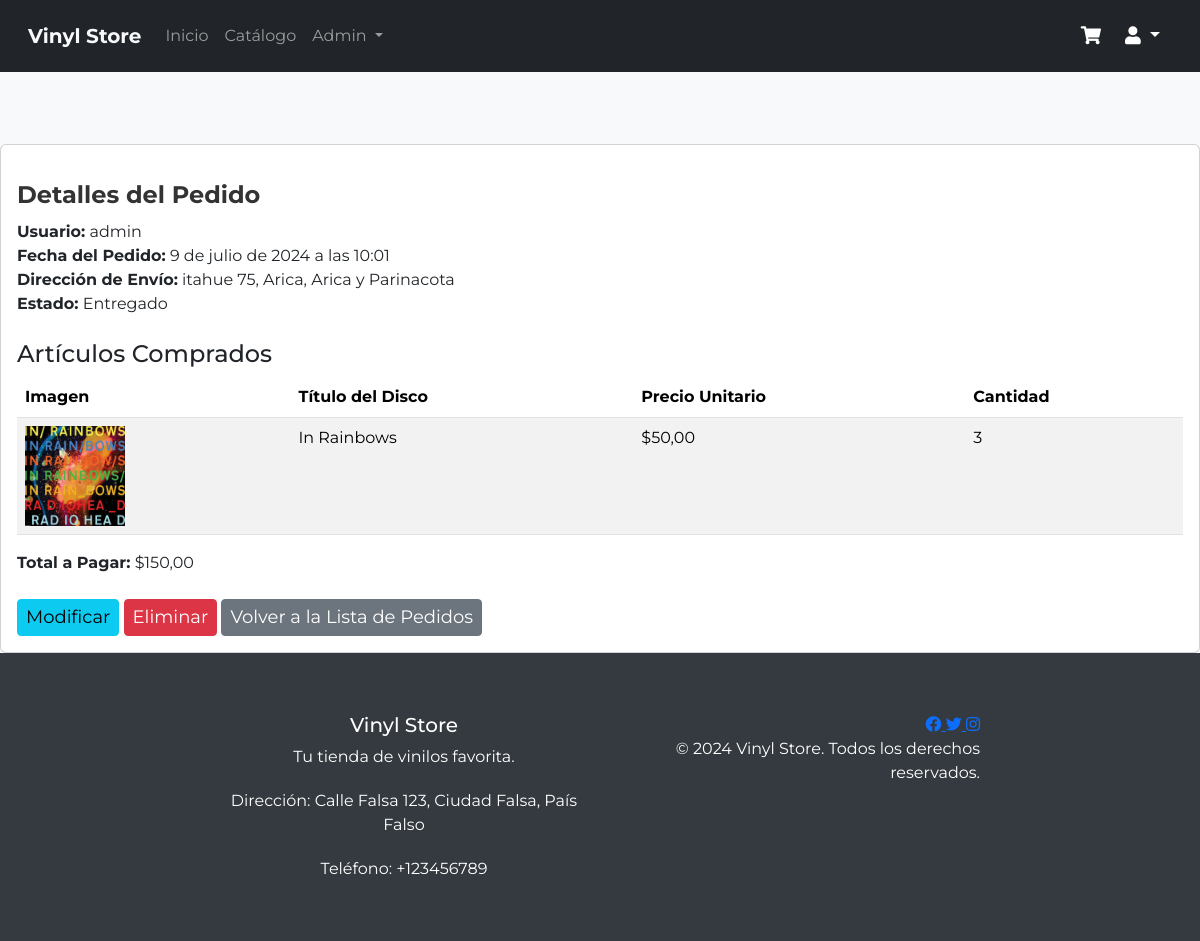
/detalles_pedido145/ (signed in), run on the app's committed database.
### aplicacion/models.py (models this page shows, shortened)
class Pedido(models.Model):
    ESTADO_CHOICES = (
        ('Pendiente', 'Pendiente'),
        ('En_camino', 'En camino'),
        ('Entregado', 'Entregado'),
        ('Cancelado', 'Cancelado'),
    )
    user = models.ForeignKey(settings.AUTH_USER_MODEL, on_delete=models.SET_NULL, null=True)
    nombre_usuario = models.CharField(max_length=150)  # Campo para almacenar el nombre de usuario
    fecha_pedido = models.DateTimeField(auto_now_add=True)
    estado = models.CharField(max_length=20, choices=ESTADO_CHOICES, default='pendiente')

class CustomUser(AbstractUser):
    fecha_nacimiento = models.DateField(blank=True, null=True)
    imagen = models.ImageField(upload_to='profile_images/', blank=True, null=True)
    def __str__(self):
        return self.username

class DireccionEnvio(models.Model):
    pedido = models.OneToOneField('Pedido', on_delete=models.CASCADE, related_name='direccion_envio')
    calle = models.CharField(max_length=255)
    region = models.CharField(max_length=100, choices=REGIONES_CHILE)
    ciudad = models.CharField(max_length=100, choices=CIUDADES_CHILE)
    codigo_postal = models.CharField(max_length=10)

class PedidoDetalle(models.Model):
    pedido = models.ForeignKey(Pedido, on_delete=models.CASCADE, related_name='detalles')
    disco = models.ForeignKey(Disco, on_delete=models.CASCADE)
    cantidad = models.PositiveIntegerField(default=1)
    tarjeta_numero = models.CharField(max_length=16)
    tarjeta_caducidad = models.CharField(max_length=5)
    tarjeta_cvv = models.CharField(max_length=4)

class Disco(models.Model):
    titulo = models.CharField(max_length=200)
    artista = models.ForeignKey(Artista, on_delete=models.CASCADE)
    genero = models.ForeignKey(Genero, on_delete=models.CASCADE)
    año_publicacion = models.IntegerField()
    precio = models.DecimalField(max_digits=8, decimal_places=2)
    imagen = models.ImageField(upload_to="discos", null=True)
    stock = models.PositiveIntegerField(default=0)

### aplicacion/views.py (the view)
# urls.py: path('detalles_pedido<int:pedido_id>/', detalles_pedido, name='detalles_pedido'),
@permission_required('aplicacion.add_disco')
def detalles_pedido(request, pedido_id):
    pedido = get_object_or_404(Pedido, id=pedido_id)
    total_pedido = sum(detalle.disco.precio * detalle.cantidad for detalle in pedido.detalles.all())
    datos = {
        'pedido': pedido,
        'total_pedido': total_pedido,  # Incluimos el total del pedido en los datos
    }
    return render(request, 'aplicacion/administrador/detalles_pedido.html', datos)

### aplicacion/templates/aplicacion/administrador/detalles_pedido.html
{% extends "aplicacion/base.html" %}
{% load static %}
{% block content %}
<br><br><br>
<div class="card">
    <div class="card-body">
        <h2>Detalles del Pedido</h2>
        <div class="mb-4">
            <strong>Usuario:</strong> {{ pedido.user }}<br>
            <strong>Fecha del Pedido:</strong> {{ pedido.fecha_pedido }}<br>
            <strong>Dirección de Envío:</strong> {{ pedido.direccion_envio.calle }}, {{ pedido.direccion_envio.ciudad }}, {{ pedido.direccion_envio.region }}<br>
            <strong>Estado:</strong> {{ pedido.estado }}
        </div>
        <h4>Artículos Comprados</h4>
        <table class="table table-striped table-hover">
            <thead>
                <tr>
                    <th>Imagen</th>
                    <th>Título del Disco</th>
                    <th>Precio Unitario</th>
                    <th>Cantidad</th>
                </tr>
            </thead>
            <tbody>
                {% for detalle in pedido.detalles.all %}
                <tr>
                    <td><img src="{{ detalle.disco.imagen.url }}" alt="{{ detalle.disco.titulo }}" style="max-width: 100px;"></td>
                    <td>{{ detalle.disco.titulo }}</td>
                    <td>${{ detalle.disco.precio }}</td>
                    <td>{{ detalle.cantidad }}</td>
                </tr>
                {% endfor %}
            </tbody>
        </table>
        <div class="mt-3">
            <strong>Total a Pagar:</strong> ${{ total_pedido }}
        </div>
        <br>
        <a href="{% url 'modificarpedido' pedido.id %}" class="btn btn-info btn-sm">Modificar</a>
        <a href="{% url 'eliminarpedido' pedido.id %}" class="btn btn-danger btn-sm">Eliminar</a>
        <a href="{% url 'pedidos' %}" class="btn btn-secondary btn-sm">Volver a la Lista de Pedidos</a>
    </div>
</div>
{% endblock %}

### aplicacion/static/aplicacion/css/main.css (style rules this page uses)
body { font-family: 'Montserrat', sans-serif; background-color: #f8f9fa; margin-bottom: 0; }
h2 { margin-top: 20px; margin-bottom: 20px; }
.btn { font-size: 18px; }
h2 { font-size: 1.5rem; font-weight: bold; color: #333; margin-bottom: 10px; }

### data on the page
Pedido: user "admin", fecha_pedido "9 de julio de 2024 a las 10:01", direccion_envio.calle "itahue 75", direccion_envio.ciudad "Arica", direccion_envio.region "Arica y Parinacota", estado "Entregado"
PedidoDetalle: disco.imagen (picture), disco.titulo "In Rainbows", disco.precio "50,00", cantidad "3"

### other printed values
{{ total_pedido }} "150,00"
